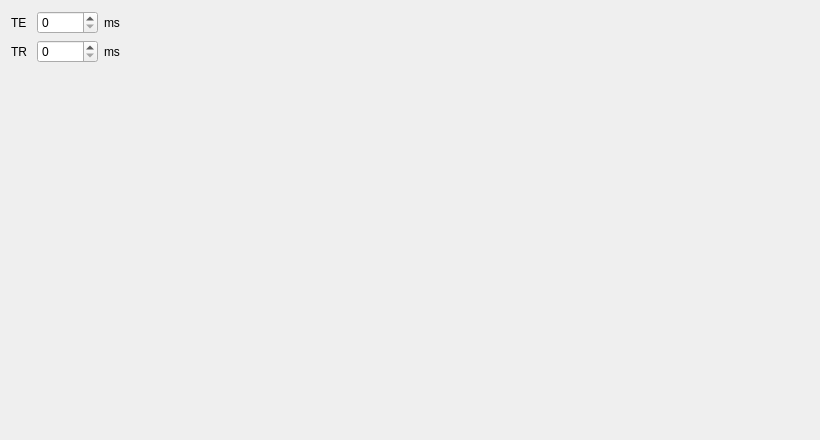
<?xml version="1.0" encoding="UTF-8"?>
<ui version="4.0">
 <class>Form</class>
 <widget class="QWidget" name="Form">
  <property name="geometry">
   <rect>
    <x>0</x>
    <y>0</y>
    <width>820</width>
    <height>440</height>
   </rect>
  </property>
  <property name="windowTitle">
   <string>Form</string>
  </property>
  <layout class="QHBoxLayout" name="horizontalLayout">
   <item>
    <layout class="QGridLayout" name="gridLayout">
     <item row="2" column="0">
      <spacer name="verticalSpacer">
       <property name="orientation">
        <enum>Qt::Vertical</enum>
       </property>
       <property name="sizeHint" stdset="0">
        <size>
         <width>20</width>
         <height>40</height>
        </size>
       </property>
      </spacer>
     </item>
     <item row="0" column="0">
      <widget class="QLabel" name="label">
       <property name="text">
        <string>TE</string>
       </property>
      </widget>
     </item>
     <item row="0" column="1">
      <widget class="QSpinBox" name="TESpinBox">
       <property name="maximum">
        <number>10000</number>
       </property>
      </widget>
     </item>
     <item row="1" column="1">
      <widget class="QSpinBox" name="TRSpinBox">
       <property name="maximum">
        <number>10000</number>
       </property>
      </widget>
     </item>
     <item row="1" column="0">
      <widget class="QLabel" name="label_2">
       <property name="text">
        <string>TR</string>
       </property>
      </widget>
     </item>
     <item row="0" column="2">
      <widget class="QLabel" name="label_3">
       <property name="text">
        <string>ms</string>
       </property>
      </widget>
     </item>
     <item row="1" column="2">
      <widget class="QLabel" name="label_4">
       <property name="text">
        <string>ms</string>
       </property>
      </widget>
     </item>
    </layout>
   </item>
   <item>
    <spacer name="horizontalSpacer">
     <property name="orientation">
      <enum>Qt::Horizontal</enum>
     </property>
     <property name="sizeHint" stdset="0">
      <size>
       <width>597</width>
       <height>20</height>
      </size>
     </property>
    </spacer>
   </item>
  </layout>
 </widget>
 <resources/>
 <connections/>
</ui>
